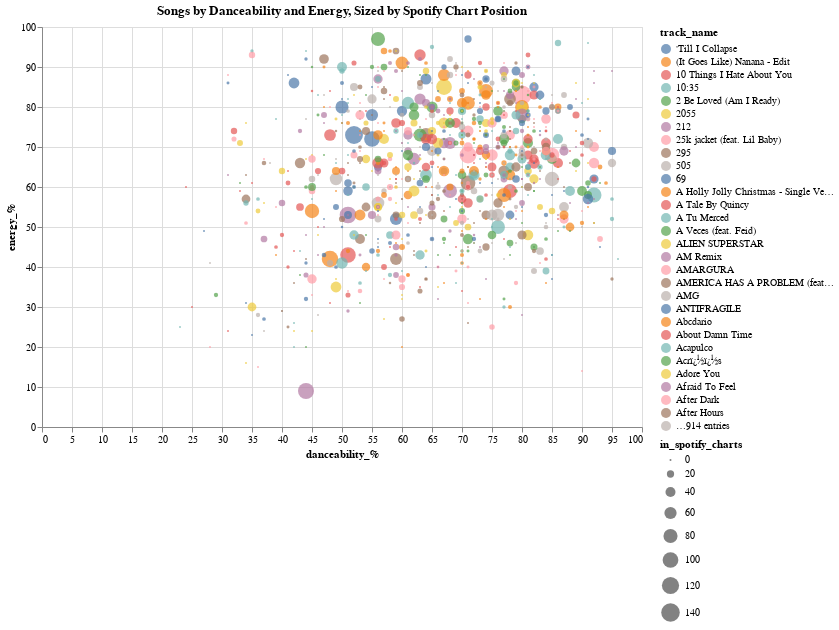

Notebook source saved alongside this figure:
### Markdown cell above
### Visualization 2: Songs by Danceability and Energy

Next, I wanted to explore the different characteristics of songs. I used Altair to plot the danceability and energy columns, sized by their position on Spotify charts, to visualize whether danceability and energy has an effect on charting and popularity. Each bubble is able to be hovered over to show the song title, danceability, energy, and chart ranking.

### Code cell
import altair as alt

bubble_chart = alt.Chart(df).mark_circle().encode(
    x='danceability_%:Q',
    y='energy_%:Q',
    size='in_spotify_charts:Q',
    color='track_name:N',
    tooltip=['track_name:N', 'danceability_%:Q', 'energy_%:Q', 'in_spotify_charts:Q']
).properties(
    title='Songs by Danceability and Energy, Sized by Spotify Chart Position',
    width=600,
    height=400
)

bubble_chart.display()

### Figure 1 — Vega-Lite specification as saved in the notebook (floating-point values rounded to 4 significant figures; data arrays with more than 128 entries replaced by an {"elided": "..."} marker saying what was removed)
{"config": {"view": {"continuousWidth": 400, "continuousHeight": 300}}, "data": {"name": "data-64e6f7483440fbc88fd900f79a6b773a"}, "mark": "circle", "encoding": {"color": {"field": "track_name", "type": "nominal"}, "size": {"field": "in_spotify_charts", "type": "quantitative"}, "tooltip": [{"field": "track_name", "type": "nominal"}, {"field": "danceability_%", "type": "quantitative"}, {"field": "energy_%", "type": "quantitative"}, {"field": "in_spotify_charts", "type": "quantitative"}], "x": {"field": "danceability_%", "type": "quantitative"}, "y": {"field": "energy_%", "type": "quantitative"}}, "height": 400, "title": "Songs by Danceability and Energy, Sized by Spotify Chart Position", "width": 600, "$schema": "https://vega.github.io/schema/vega-lite/v4.17.0.json", "datasets": {"data-64e6f7483440fbc88fd900f79a6b773a": {"elided": "953 records"}}}
